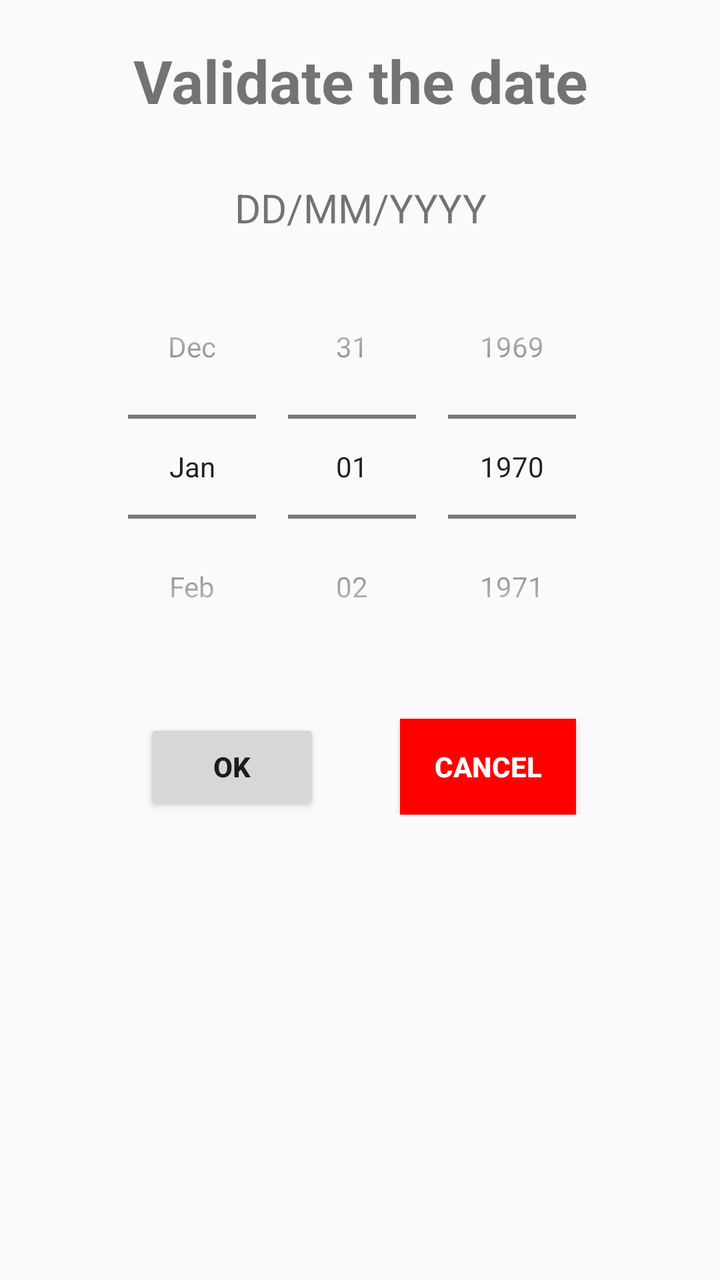
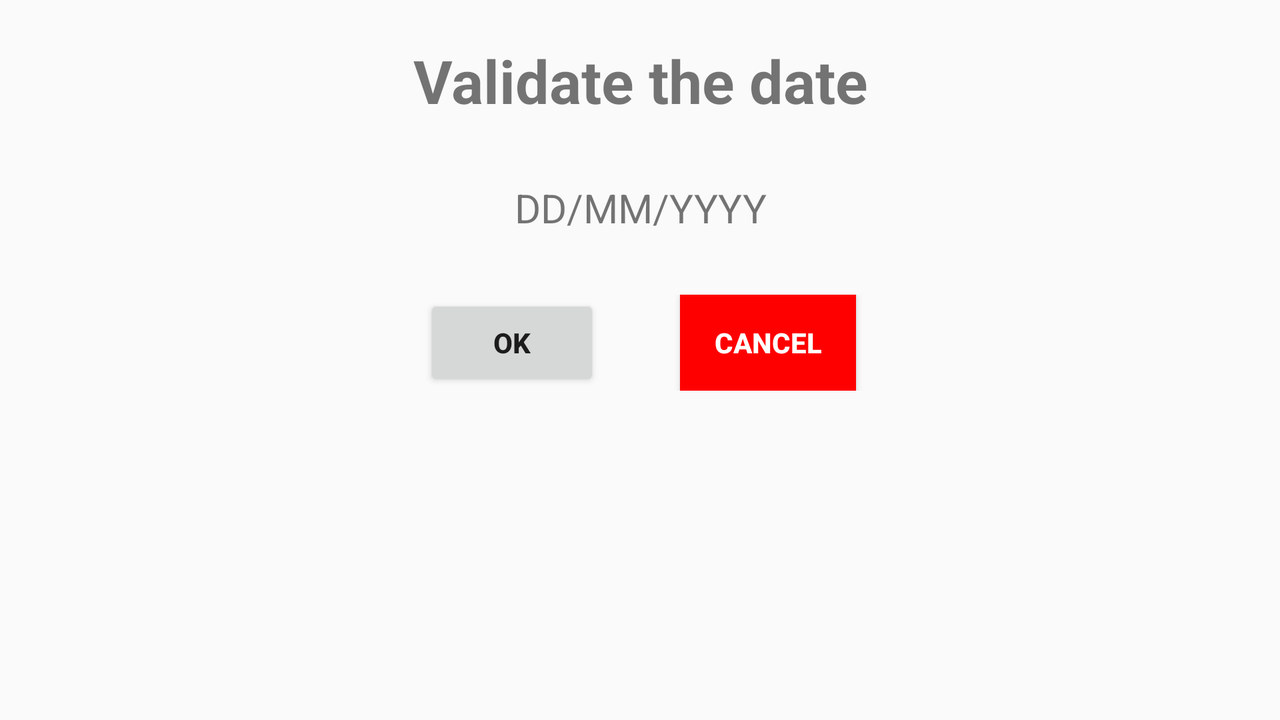

An Android layout and its configuration variant, each rendered on a device that would load it. The default file and the variant file are quoted in full after the pictures.
<!-- AndroidManifest.xml: application theme Theme.InitiationAndroid -->
<!-- res/layout/activity_date.xml -->
<?xml version="1.0" encoding="utf-8"?>
<LinearLayout
    xmlns:android="http://schemas.android.com/apk/res/android"
    xmlns:app="http://schemas.android.com/apk/res-auto"
    xmlns:tools="http://schemas.android.com/tools"
    android:layout_width="match_parent"
    android:layout_height="match_parent"
    android:orientation="vertical"
    android:layout_gravity="center"
    android:padding="20sp"
    tools:context=".DateActivity"
    android:id="@+id/dateLayout">

    <TextView
        android:layout_width="match_parent"
        android:layout_height="wrap_content"
        android:text="@string/validateDate"
        android:textSize="30dp"
        android:textStyle="bold"
        android:gravity="center"/>

    <TextView
        android:id="@+id/dateText"
        android:layout_width="match_parent"
        android:layout_height="wrap_content"
        android:layout_marginTop="20sp"
        android:textSize="20sp"
        android:text="@string/sampleDate"
        android:gravity="center"
        android:padding="10dp"/>
    <DatePicker
        android:id="@+id/datePicker"
        android:layout_width="match_parent"
        android:layout_height="wrap_content"
        android:calendarViewShown="false"/>

    <LinearLayout
        android:layout_width="match_parent"
        android:layout_height="wrap_content"
        android:orientation="horizontal"
        android:gravity="center"
        android:padding="20sp">
        <Button
            android:layout_width="wrap_content"
            android:layout_height="wrap_content"
            android:text="@string/ok"
            android:textStyle="bold"
            android:layout_marginRight="20sp"
            android:onClick="okDate"/>
        <Button
            android:layout_width="wrap_content"
            android:layout_height="wrap_content"
            android:textStyle="bold"
            android:text="@string/cancel"
            android:textColor="@color/white"
            android:background="#ff0000"
            android:layout_marginLeft="20sp"
            android:onClick="cancelDate"/>
    </LinearLayout>

</LinearLayout>
<!-- resources referenced by this layout -->
<resources>
  <string name="cancel">Cancel</string>
  <string name="ok">OK</string>
  <string name="sampleDate">DD/MM/YYYY</string>
  <string name="validateDate">Validate the date</string>
  <style name="Theme.InitiationAndroid" parent="Theme.AppCompat.Light.DarkActionBar">
          <item name="android:datePickerStyle">@style/myDatePickerStyle</item>
          
          <item name="colorPrimary">@color/purple_500</item>
          <item name="colorPrimaryVariant">@color/purple_700</item>
          <item name="colorOnPrimary">@color/white</item>
          
          <item name="colorSecondary">@color/teal_200</item>
          <item name="colorSecondaryVariant">@color/teal_700</item>
          <item name="colorOnSecondary">@color/black</item>
          
          <item name="android:statusBarColor" tools:targetApi="l">?attr/colorPrimaryVariant</item>
          
      </style>
  <style name="myDatePickerStyle" parent="android:Widget.Material.DatePicker">
          <item name="android:datePickerMode">spinner</item>
      </style>
</resources>
<!-- res/layout-land/activity_date.xml (the repository's variant of the layout above) -->
<!-- drawn on the phone turned sideways -->
<?xml version="1.0" encoding="utf-8"?>
<LinearLayout
    xmlns:android="http://schemas.android.com/apk/res/android"
    xmlns:app="http://schemas.android.com/apk/res-auto"
    xmlns:tools="http://schemas.android.com/tools"
    android:layout_width="match_parent"
    android:layout_height="match_parent"
    android:orientation="vertical"
    android:layout_gravity="center"
    android:padding="20sp"
    tools:context=".datePicker.DateActivity"
    android:id="@+id/dateLayout">

    <TextView
        android:layout_width="match_parent"
        android:layout_height="wrap_content"
        android:text="@string/validateDate"
        android:textSize="30dp"
        android:textStyle="bold"
        android:gravity="center"/>

    <TextView
        android:id="@+id/dateText"
        android:layout_width="match_parent"
        android:layout_height="wrap_content"
        android:layout_marginTop="20sp"
        android:textSize="20sp"
        android:text="@string/sampleDate"
        android:gravity="center"
        android:padding="10dp"/>

    <LinearLayout
        android:layout_width="match_parent"
        android:layout_height="wrap_content"
        android:orientation="horizontal"
        android:gravity="center"
        android:padding="20sp">
        <Button
            android:layout_width="wrap_content"
            android:layout_height="wrap_content"
            android:text="@string/ok"
            android:textStyle="bold"
            android:layout_marginRight="20sp"
            android:onClick="okDate"/>
        <Button
            android:layout_width="wrap_content"
            android:layout_height="wrap_content"
            android:textStyle="bold"
            android:text="@string/cancel"
            android:textColor="@color/white"
            android:background="#ff0000"
            android:layout_marginLeft="20sp"
            android:onClick="cancelDate"/>
    </LinearLayout>

</LinearLayout>
